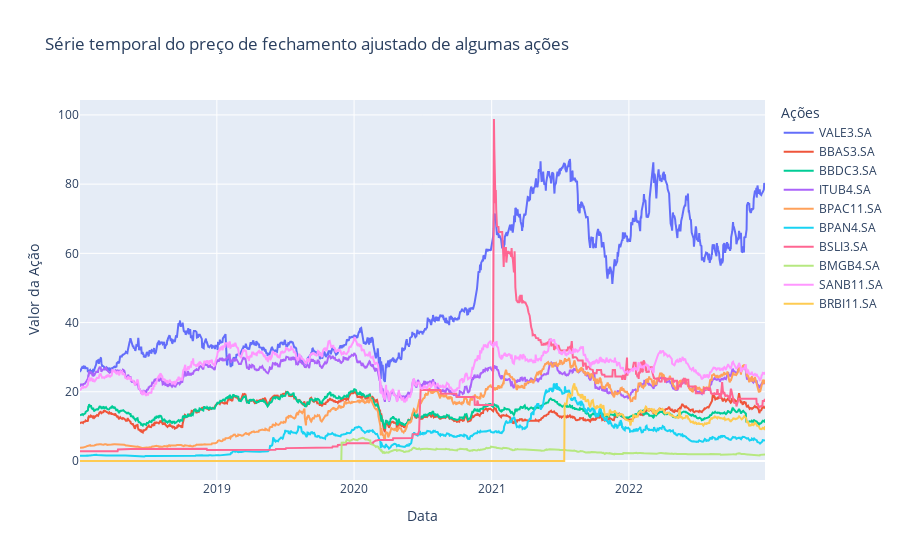

This figure's notebook cell:
### Code cell
# Plota os gráficos (Data x Valor da Ação) de cada uma das empresas cujo ticker está presente em "tickers_data".
plot_all_adjusted_close_prices(tickers_data)

### Figure 1 — Plotly figure (JSON) as saved in the notebook; plotly's stock layout.template omitted (floating-point values rounded to 4 significant figures; data arrays with more than 128 entries replaced by an {"elided": "..."} marker saying what was removed)
{"data": [{"mode": "lines", "name": "VALE3.SA", "type": "scatter", "x": {"elided": "1239 str values"}, "y": {"elided": "1239 float values"}}, {"mode": "lines", "name": "BBAS3.SA", "type": "scatter", "x": {"elided": "1239 str values"}, "y": {"elided": "1239 float values"}}, {"mode": "lines", "name": "BBDC3.SA", "type": "scatter", "x": {"elided": "1239 str values"}, "y": {"elided": "1239 float values"}}, {"mode": "lines", "name": "ITUB4.SA", "type": "scatter", "x": {"elided": "1239 str values"}, "y": {"elided": "1239 float values"}}, {"mode": "lines", "name": "BPAC11.SA", "type": "scatter", "x": {"elided": "1239 str values"}, "y": {"elided": "1239 float values"}}, {"mode": "lines", "name": "BPAN4.SA", "type": "scatter", "x": {"elided": "1239 str values"}, "y": {"elided": "1239 float values"}}, {"mode": "lines", "name": "BSLI3.SA", "type": "scatter", "x": {"elided": "1239 str values"}, "y": {"elided": "1239 float values"}}, {"mode": "lines", "name": "BMGB4.SA", "type": "scatter", "x": {"elided": "1239 str values"}, "y": {"elided": "1239 float values"}}, {"mode": "lines", "name": "SANB11.SA", "type": "scatter", "x": {"elided": "1239 str values"}, "y": {"elided": "1239 float values"}}, {"mode": "lines", "name": "BRBI11.SA", "type": "scatter", "x": {"elided": "1239 str values"}, "y": {"elided": "1239 float values"}}], "layout": {"clickmode": "event+select", "hovermode": "x unified", "legend": {"title": {"text": "Ações"}}, "title": {"text": "Série temporal do preço de fechamento ajustado de algumas ações"}, "xaxis": {"title": {"text": "Data"}}, "yaxis": {"title": {"text": "Valor da Ação"}}}}
